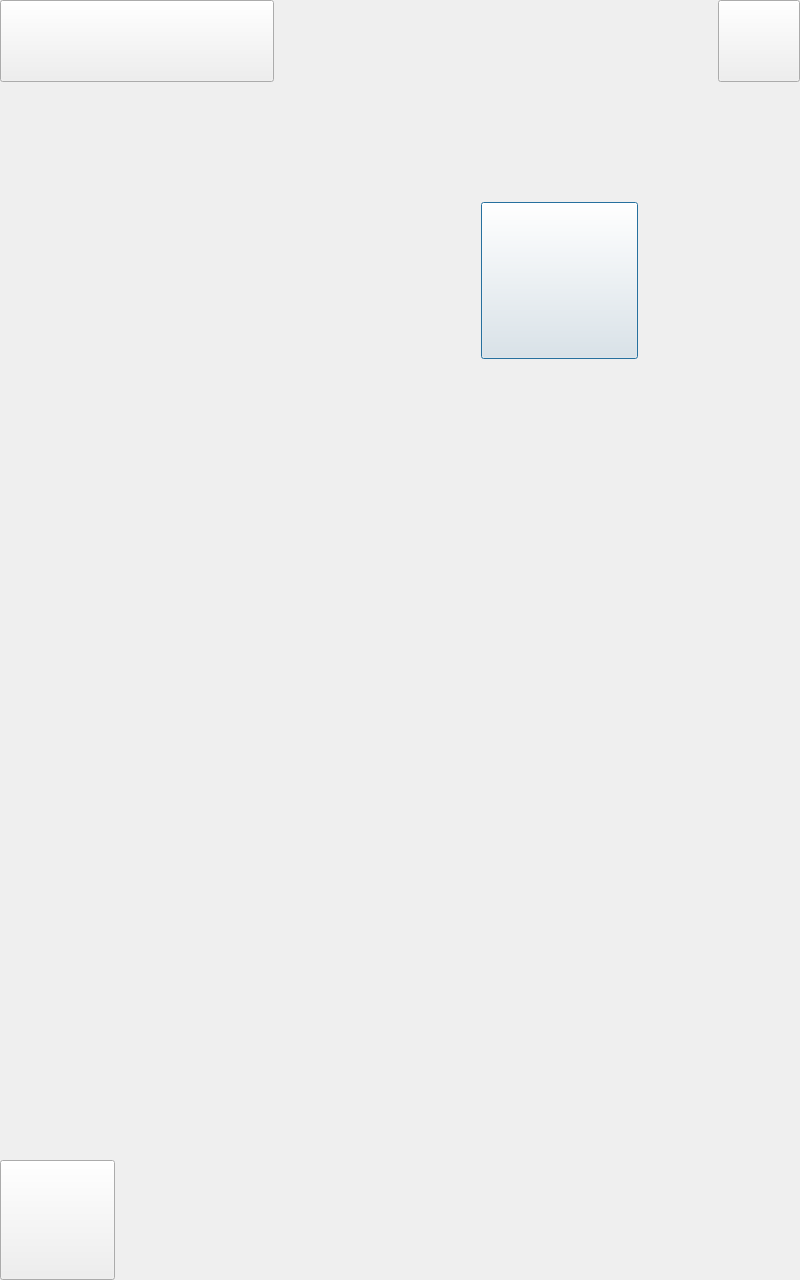
<?xml version="1.0" encoding="UTF-8"?>
<ui version="4.0">
 <class>DlgDeviceAjust</class>
 <widget class="QDialog" name="DlgDeviceAjust">
  <property name="geometry">
   <rect>
    <x>0</x>
    <y>0</y>
    <width>800</width>
    <height>1280</height>
   </rect>
  </property>
  <property name="windowTitle">
   <string>Dialog</string>
  </property>
  <widget class="QPushButton" name="pb2">
   <property name="geometry">
    <rect>
     <x>481</x>
     <y>202</y>
     <width>157</width>
     <height>157</height>
    </rect>
   </property>
   <property name="text">
    <string/>
   </property>
  </widget>
  <widget class="QPushButton" name="pbInfo">
   <property name="geometry">
    <rect>
     <x>0</x>
     <y>1160</y>
     <width>115</width>
     <height>120</height>
    </rect>
   </property>
   <property name="text">
    <string/>
   </property>
  </widget>
  <widget class="QPushButton" name="pbHome">
   <property name="geometry">
    <rect>
     <x>718</x>
     <y>0</y>
     <width>82</width>
     <height>82</height>
    </rect>
   </property>
   <property name="text">
    <string/>
   </property>
  </widget>
  <widget class="QPushButton" name="pbTitle">
   <property name="geometry">
    <rect>
     <x>0</x>
     <y>0</y>
     <width>274</width>
     <height>82</height>
    </rect>
   </property>
   <property name="text">
    <string/>
   </property>
  </widget>
  <widget class="QLabel" name="labTime">
   <property name="geometry">
    <rect>
     <x>563</x>
     <y>1179</y>
     <width>237</width>
     <height>38</height>
    </rect>
   </property>
   <property name="font">
    <font>
     <pointsize>20</pointsize>
    </font>
   </property>
   <property name="text">
    <string/>
   </property>
   <property name="alignment">
    <set>Qt::AlignCenter</set>
   </property>
  </widget>
  <widget class="QLabel" name="labDate">
   <property name="geometry">
    <rect>
     <x>563</x>
     <y>1225</y>
     <width>237</width>
     <height>38</height>
    </rect>
   </property>
   <property name="font">
    <font>
     <pointsize>20</pointsize>
    </font>
   </property>
   <property name="text">
    <string/>
   </property>
   <property name="alignment">
    <set>Qt::AlignCenter</set>
   </property>
  </widget>
 </widget>
 <resources/>
 <connections/>
</ui>
